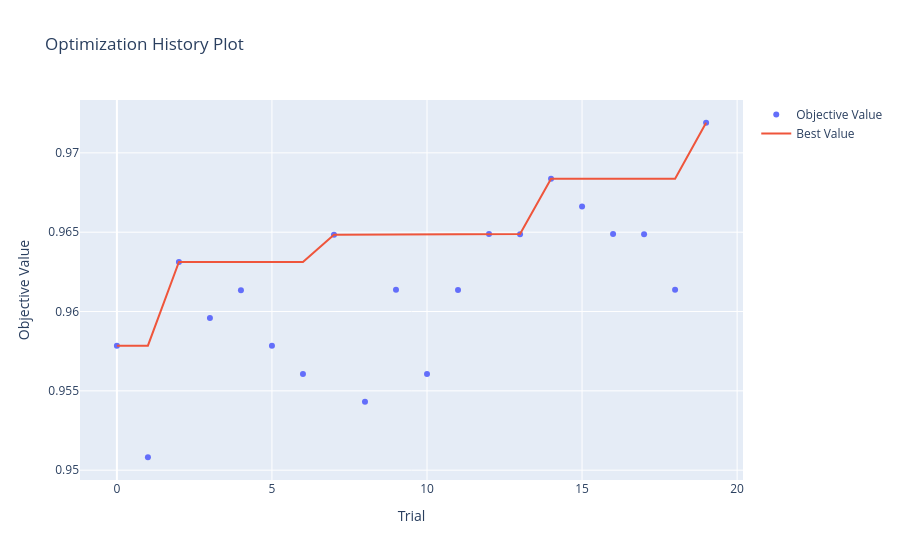
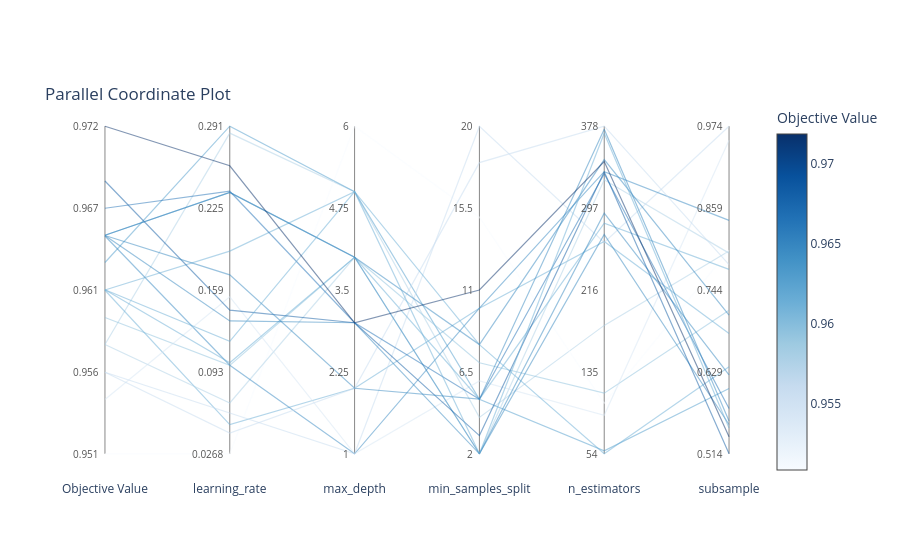
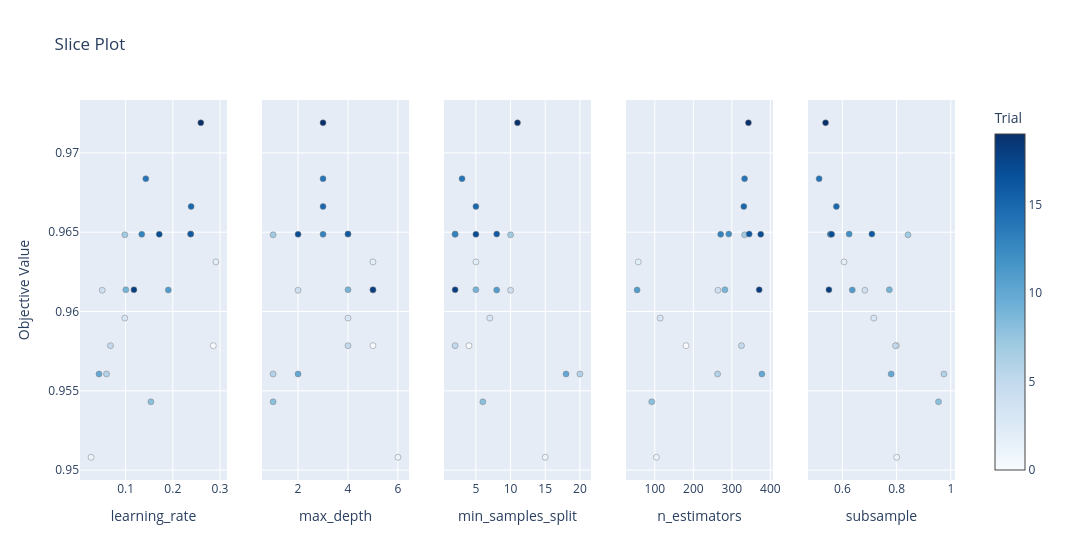

The notebook cell these images were saved under, in order:
### Code cell
# ---------------------------------------------------------------
# 5) Wizualizacje
# ---------------------------------------------------------------

from optuna.visualization import (
    plot_optimization_history,
    plot_parallel_coordinate,
    plot_slice,
    plot_contour,
    plot_param_importances,
    plot_intermediate_values,
    plot_edf,
    plot_timeline,
    plot_rank,
)

plot_optimization_history(study_sqlite).show()
plot_parallel_coordinate(study_sqlite).show()
plot_slice(study_sqlite).show()

# ---------------------------------------------------------------
# 6) Dashboard — komenda do uruchomienia w terminalu:
# ---------------------------------------------------------------
# optuna-dashboard sqlite:///gb_optuna.db

# ---------------------------------------------------------------
# 7) Porównanie wyników
# ---------------------------------------------------------------

print("===============================================")
print("PORÓWNANIE")
print("TPE (SQLite):   ", study_sqlite.best_value)
print("RandomSampler:   ", study_random.best_value)
print("===============================================")

### Figure 1 — Plotly figure (JSON) as saved in the notebook; plotly's stock layout.template omitted (floating-point values rounded to 4 significant figures)
{"data": [{"mode": "markers", "name": "Objective Value", "type": "scatter", "x": [0, 1, 2, 3, 4, 5, 6, 7, 8, 9, 10, 11, 12, 13, 14, 15, 16, 17, 18, 19], "y": [0.9578, 0.9508, 0.9631, 0.9596, 0.9613, 0.9578, 0.9561, 0.9648, 0.9543, 0.9614, 0.9561, 0.9614, 0.9649, 0.9649, 0.9684, 0.9666, 0.9649, 0.9649, 0.9614, 0.9719]}, {"mode": "lines", "name": "Best Value", "type": "scatter", "x": [0, 1, 2, 3, 4, 5, 6, 7, 8, 9, 10, 11, 12, 13, 14, 15, 16, 17, 18, 19], "y": [0.9578, 0.9578, 0.9631, 0.9631, 0.9631, 0.9631, 0.9631, 0.9648, 0.9648, 0.9648, 0.9648, 0.9648, 0.9649, 0.9649, 0.9684, 0.9684, 0.9684, 0.9684, 0.9684, 0.9719]}, {"marker": {"color": "#cccccc"}, "mode": "markers", "name": "Infeasible Trial", "showlegend": false, "type": "scatter", "x": [], "y": []}], "layout": {"title": {"text": "Optimization History Plot"}, "xaxis": {"title": {"text": "Trial"}}, "yaxis": {"title": {"text": "Objective Value"}}}}

### Figure 2 — Plotly figure (JSON) as saved in the notebook; plotly's stock layout.template omitted (floating-point values rounded to 4 significant figures)
{"data": [{"customdata": [["Objective Value", "0.958"], ["learning_rate", "0.286"], ["max_depth", "5"], ["min_samples_split", "4"], ["n_estimators", "181"], ["subsample", "0.799"]], "hovertemplate": "%{customdata[0]}: %{customdata[1]}<extra></extra>", "line": {"color": "rgb(171.2547864506624, 207.63328424153153, 229.63917525773184)", "dash": "solid", "width": 1.2}, "mode": "lines", "opacity": 0.5, "showlegend": false, "type": "scatter", "x": [0, 1, 2, 3, 4, 5], "y": [0.3336, 0.9789, 0.8, 0.1111, 0.392, 0.6194]}, {"customdata": [["Objective Value", "0.951"], ["learning_rate", "0.0268"], ["max_depth", "6"], ["min_samples_split", "15"], ["n_estimators", "104"], ["subsample", "0.801"]], "hovertemplate": "%{customdata[0]}: %{customdata[1]}<extra></extra>", "line": {"color": "rgb(247.0, 251.0, 255.0)", "dash": "solid", "width": 1.2}, "mode": "lines", "opacity": 0.5, "showlegend": false, "type": "scatter", "x": [0, 1, 2, 3, 4, 5], "y": [0, 0, 1, 0.7222, 0.1543, 0.622]}, {"customdata": [["Objective Value", "0.963"], ["learning_rate", "0.291"], ["max_depth", "5"], ["min_samples_split", "5"], ["n_estimators", "57"], ["subsample", "0.606"]], "hovertemplate": "%{customdata[0]}: %{customdata[1]}<extra></extra>", "line": {"color": "rgb(79.46539027982286, 155.19587628865952, 203.25478645066258)", "dash": "solid", "width": 1.2}, "mode": "lines", "opacity": 0.5, "showlegend": false, "type": "scatter", "x": [0, 1, 2, 3, 4, 5], "y": [0.5839, 1, 0.8, 0.1667, 0.009259, 0.1995]}, {"customdata": [["Objective Value", "0.96"], ["learning_rate", "0.0982"], ["max_depth", "4"], ["min_samples_split", "7"], ["n_estimators", "114"], ["subsample", "0.716"]], "hovertemplate": "%{customdata[0]}: %{customdata[1]}<extra></extra>", "line": {"color": "rgb(141.250368188513, 192.80412371134048, 221.38733431516948)", "dash": "solid", "width": 1.2}, "mode": "lines", "opacity": 0.5, "showlegend": false, "type": "scatter", "x": [0, 1, 2, 3, 4, 5], "y": [0.4161, 0.27, 0.6, 0.2778, 0.1852, 0.4382]}, {"customdata": [["Objective Value", "0.961"], ["learning_rate", "0.0505"], ["max_depth", "2"], ["min_samples_split", "10"], ["n_estimators", "264"], ["subsample", "0.683"]], "hovertemplate": "%{customdata[0]}: %{customdata[1]}<extra></extra>", "line": {"color": "rgb(107.30044182621518, 174.16494845360833, 214.06480117820328)", "dash": "solid", "width": 1.2}, "mode": "lines", "opacity": 0.5, "showlegend": false, "type": "scatter", "x": [0, 1, 2, 3, 4, 5], "y": [0.4993, 0.08928, 0.2, 0.4444, 0.6481, 0.3669]}, {"customdata": [["Objective Value", "0.958"], ["learning_rate", "0.0679"], ["max_depth", "4"], ["min_samples_split", "2"], ["n_estimators", "325"], ["subsample", "0.796"]], "hovertemplate": "%{customdata[0]}: %{customdata[1]}<extra></extra>", "line": {"color": "rgb(171.2547864506624, 207.63328424153153, 229.63917525773184)", "dash": "solid", "width": 1.2}, "mode": "lines", "opacity": 0.5, "showlegend": false, "type": "scatter", "x": [0, 1, 2, 3, 4, 5], "y": [0.3336, 0.1553, 0.6, 0, 0.8364, 0.6126]}, {"customdata": [["Objective Value", "0.956"], ["learning_rate", "0.0595"], ["max_depth", "1"], ["min_samples_split", "20"], ["n_estimators", "263"], ["subsample", "0.974"]], "hovertemplate": "%{customdata[0]}: %{customdata[1]}<extra></extra>", "line": {"color": "rgb(198.21207658321072, 219.14138438880715, 239.07069219440356)", "dash": "solid", "width": 1.2}, "mode": "lines", "opacity": 0.5, "showlegend": false, "type": "scatter", "x": [0, 1, 2, 3, 4, 5], "y": [0.2489, 0.1233, 0, 1, 0.6451, 1]}, {"customdata": [["Objective Value", "0.965"], ["learning_rate", "0.0983"], ["max_depth", "1"], ["min_samples_split", "10"], ["n_estimators", "333"], ["subsample", "0.842"]], "hovertemplate": "%{customdata[0]}: %{customdata[1]}<extra></extra>", "line": {"color": "rgb(55.45360824742316, 135.45360824742315, 192.5670103092786)", "dash": "solid", "width": 1.2}, "mode": "lines", "opacity": 0.5, "showlegend": false, "type": "scatter", "x": [0, 1, 2, 3, 4, 5], "y": [0.6649, 0.2704, 0, 0.4444, 0.8611, 0.7124]}, {"customdata": [["Objective Value", "0.954"], ["learning_rate", "0.154"], ["max_depth", "1"], ["min_samples_split", "6"], ["n_estimators", "92"], ["subsample", "0.955"]], "hovertemplate": "%{customdata[0]}: %{customdata[1]}<extra></extra>", "line": {"color": "rgb(214.1885125184097, 229.7923416789398, 244.3961708394699)", "dash": "solid", "width": 1.2}, "mode": "lines", "opacity": 0.5, "showlegend": false, "type": "scatter", "x": [0, 1, 2, 3, 4, 5], "y": [0.1657, 0.4794, 0, 0.2222, 0.1173, 0.957]}, {"customdata": [["Objective Value", "0.961"], ["learning_rate", "0.1"], ["max_depth", "4"], ["min_samples_split", "5"], ["n_estimators", "282"], ["subsample", "0.773"]], "hovertemplate": "%{customdata[0]}: %{customdata[1]}<extra></extra>", "line": {"color": "rgb(106.75846833578778, 173.83505154639164, 213.90574374079523)", "dash": "solid", "width": 1.2}, "mode": "lines", "opacity": 0.5, "showlegend": false, "type": "scatter", "x": [0, 1, 2, 3, 4, 5], "y": [0.5007, 0.2782, 0.6, 0.1667, 0.7037, 0.5629]}, {"customdata": [["Objective Value", "0.956"], ["learning_rate", "0.0436"], ["max_depth", "2"], ["min_samples_split", "18"], ["n_estimators", "378"], ["subsample", "0.78"]], "hovertemplate": "%{customdata[0]}: %{customdata[1]}<extra></extra>", "line": {"color": "rgb(198.21207658321072, 219.14138438880715, 239.07069219440356)", "dash": "solid", "width": 1.2}, "mode": "lines", "opacity": 0.5, "showlegend": false, "type": "scatter", "x": [0, 1, 2, 3, 4, 5], "y": [0.2489, 0.0633, 0.2, 0.8889, 1, 0.5774]}, {"customdata": [["Objective Value", "0.961"], ["learning_rate", "0.19"], ["max_depth", "5"], ["min_samples_split", "8"], ["n_estimators", "54"], ["subsample", "0.637"]], "hovertemplate": "%{customdata[0]}: %{customdata[1]}<extra></extra>", "line": {"color": "rgb(106.99999999999912, 173.9999999999994, 213.99999999999966)", "dash": "solid", "width": 1.2}, "mode": "lines", "opacity": 0.5, "showlegend": false, "type": "scatter", "x": [0, 1, 2, 3, 4, 5], "y": [0.5, 0.6187, 0.8, 0.3333, 0, 0.2658]}, {"customdata": [["Objective Value", "0.965"], ["learning_rate", "0.238"], ["max_depth", "4"], ["min_samples_split", "2"], ["n_estimators", "292"], ["subsample", "0.625"]], "hovertemplate": "%{customdata[0]}: %{customdata[1]}<extra></extra>", "line": {"color": "rgb(54.870397643591595, 134.8703976435916, 192.26656848306234)", "dash": "solid", "width": 1.2}, "mode": "lines", "opacity": 0.5, "showlegend": false, "type": "scatter", "x": [0, 1, 2, 3, 4, 5], "y": [0.6672, 0.7978, 0.6, 0, 0.7346, 0.2409]}, {"customdata": [["Objective Value", "0.965"], ["learning_rate", "0.134"], ["max_depth", "3"], ["min_samples_split", "2"], ["n_estimators", "271"], ["subsample", "0.556"]], "hovertemplate": "%{customdata[0]}: %{customdata[1]}<extra></extra>", "line": {"color": "rgb(55.06480117820351, 135.0648011782035, 192.36671575846847)", "dash": "solid", "width": 1.2}, "mode": "lines", "opacity": 0.5, "showlegend": false, "type": "scatter", "x": [0, 1, 2, 3, 4, 5], "y": [0.6664, 0.4057, 0.4, 0, 0.6698, 0.08954]}, {"customdata": [["Objective Value", "0.968"], ["learning_rate", "0.143"], ["max_depth", "3"], ["min_samples_split", "3"], ["n_estimators", "333"], ["subsample", "0.514"]], "hovertemplate": "%{customdata[0]}: %{customdata[1]}<extra></extra>", "line": {"color": "rgb(16.43151693667039, 91.7923416789381, 164.4315169366704)", "dash": "solid", "width": 1.2}, "mode": "lines", "opacity": 0.5, "showlegend": false, "type": "scatter", "x": [0, 1, 2, 3, 4, 5], "y": [0.8328, 0.4384, 0.4, 0.05556, 0.8611, 0]}, {"customdata": [["Objective Value", "0.967"], ["learning_rate", "0.239"], ["max_depth", "3"], ["min_samples_split", "5"], ["n_estimators", "331"], ["subsample", "0.578"]], "hovertemplate": "%{customdata[0]}: %{customdata[1]}<extra></extra>", "line": {"color": "rgb(33.09720176730492, 113.09720176730491, 181.05007363770252)", "dash": "solid", "width": 1.2}, "mode": "lines", "opacity": 0.5, "showlegend": false, "type": "scatter", "x": [0, 1, 2, 3, 4, 5], "y": [0.7496, 0.8015, 0.4, 0.1667, 0.8549, 0.1384]}, {"customdata": [["Objective Value", "0.965"], ["learning_rate", "0.238"], ["max_depth", "4"], ["min_samples_split", "8"], ["n_estimators", "345"], ["subsample", "0.709"]], "hovertemplate": "%{customdata[0]}: %{customdata[1]}<extra></extra>", "line": {"color": "rgb(54.870397643591595, 134.8703976435916, 192.26656848306234)", "dash": "solid", "width": 1.2}, "mode": "lines", "opacity": 0.5, "showlegend": false, "type": "scatter", "x": [0, 1, 2, 3, 4, 5], "y": [0.6672, 0.7978, 0.6, 0.3333, 0.8981, 0.4229]}, {"customdata": [["Objective Value", "0.965"], ["learning_rate", "0.171"], ["max_depth", "2"], ["min_samples_split", "5"], ["n_estimators", "375"], ["subsample", "0.561"]], "hovertemplate": "%{customdata[0]}: %{customdata[1]}<extra></extra>", "line": {"color": "rgb(55.06480117820351, 135.0648011782035, 192.36671575846847)", "dash": "solid", "width": 1.2}, "mode": "lines", "opacity": 0.5, "showlegend": false, "type": "scatter", "x": [0, 1, 2, 3, 4, 5], "y": [0.6664, 0.5461, 0.2, 0.1667, 0.9907, 0.1003]}, {"customdata": [["Objective Value", "0.961"], ["learning_rate", "0.118"], ["max_depth", "5"], ["min_samples_split", "2"], ["n_estimators", "371"], ["subsample", "0.551"]], "hovertemplate": "%{customdata[0]}: %{customdata[1]}<extra></extra>", "line": {"color": "rgb(106.75846833578778, 173.83505154639164, 213.90574374079523)", "dash": "solid", "width": 1.2}, "mode": "lines", "opacity": 0.5, "showlegend": false, "type": "scatter", "x": [0, 1, 2, 3, 4, 5], "y": [0.5007, 0.3433, 0.8, 0, 0.9784, 0.07866]}, {"customdata": [["Objective Value", "0.972"], ["learning_rate", "0.259"], ["max_depth", "3"], ["min_samples_split", "11"], ["n_estimators", "343"], ["subsample", "0.538"]], "hovertemplate": "%{customdata[0]}: %{customdata[1]}<extra></extra>", "line": {"color": "rgb(8.0, 48.0, 107.0)", "dash": "solid", "width": 1.2}, "mode": "lines", "opacity": 0.5, "showlegend": false, "type": "scatter", "x": [0, 1, 2, 3, 4, 5], "y": [1, 0.8792, 0.4, 0.5, 0.892, 0.05181]}, {"hoverinfo": "skip", "marker": {"cmax": 0.9719, "cmin": 0.9508, "color": [0.9508, 0.9719], "colorbar": {"title": {"text": "Objective Value"}}, "colorscale": [[0, "rgb(247,251,255)"], [0.125, "rgb(222,235,247)"], [0.25, "rgb(198,219,239)"], [0.375, "rgb(158,202,225)"], [0.5, "rgb(107,174,214)"], [0.625, "rgb(66,146,198)"], [0.75, "rgb(33,113,181)"], [0.875, "rgb(8,81,156)"], [1, "rgb(8,48,107)"]], "reversescale": false, "showscale": true}, "mode": "markers", "showlegend": false, "type": "scatter", "x": [null, null], "y": [null, null]}], "layout": {"annotations": [{"font": {"color": "#555", "size": 10}, "showarrow": false, "text": "0.951", "x": 0, "xanchor": "right", "xshift": -4, "y": 0}, {"font": {"color": "#555", "size": 10}, "showarrow": false, "text": "0.956", "x": 0, "xanchor": "right", "xshift": -4, "y": 0.25}, {"font": {"color": "#555", "size": 10}, "showarrow": false, "text": "0.961", "x": 0, "xanchor": "right", "xshift": -4, "y": 0.5}, {"font": {"color": "#555", "size": 10}, "showarrow": false, "text": "0.967", "x": 0, "xanchor": "right", "xshift": -4, "y": 0.75}, {"font": {"color": "#555", "size": 10}, "showarrow": false, "text": "0.972", "x": 0, "xanchor": "right", "xshift": -4, "y": 1}, {"font": {"color": "#555", "size": 10}, "showarrow": false, "text": "0.0268", "x": 1, "xanchor": "right", "xshift": -4, "y": 0}, {"font": {"color": "#555", "size": 10}, "showarrow": false, "text": "0.093", "x": 1, "xanchor": "right", "xshift": -4, "y": 0.25}, {"font": {"color": "#555", "size": 10}, "showarrow": false, "text": "0.159", "x": 1, "xanchor": "right", "xshift": -4, "y": 0.5}, {"font": {"color": "#555", "size": 10}, "showarrow": false, "text": "0.225", "x": 1, "xanchor": "right", "xshift": -4, "y": 0.75}, {"font": {"color": "#555", "size": 10}, "showarrow": false, "text": "0.291", "x": 1, "xanchor": "right", "xshift": -4, "y": 1}, {"font": {"color": "#555", "size": 10}, "showarrow": false, "text": "1", "x": 2, "xanchor": "right", "xshift": -4, "y": 0}, {"font": {"color": "#555", "size": 10}, "showarrow": false, "text": "2.25", "x": 2, "xanchor": "right", "xshift": -4, "y": 0.25}, {"font": {"color": "#555", "size": 10}, "showarrow": false, "text": "3.5", "x": 2, "xanchor": "right", "xshift": -4, "y": 0.5}, {"font": {"color": "#555", "size": 10}, "showarrow": false, "text": "4.75", "x": 2, "xanchor": "right", "xshift": -4, "y": 0.75}, {"font": {"color": "#555", "size": 10}, "showarrow": false, "text": "6", "x": 2, "xanchor": "right", "xshift": -4, "y": 1}, {"font": {"color": "#555", "size": 10}, "showarrow": false, "text": "2", "x": 3, "xanchor": "right", "xshift": -4, "y": 0}, {"font": {"color": "#555", "size": 10}, "showarrow": false, "text": "6.5", "x": 3, "xanchor": "right", "xshift": -4, "y": 0.25}, {"font": {"color": "#555", "size": 10}, "showarrow": false, "text": "11", "x": 3, "xanchor": "right", "xshift": -4, "y": 0.5}, {"font": {"color": "#555", "size": 10}, "showarrow": false, "text": "15.5", "x": 3, "xanchor": "right", "xshift": -4, "y": 0.75}, {"font": {"color": "#555", "size": 10}, "showarrow": false, "text": "20", "x": 3, "xanchor": "right", "xshift": -4, "y": 1}, {"font": {"color": "#555", "size": 10}, "showarrow": false, "text": "54", "x": 4, "xanchor": "right", "xshift": -4, "y": 0}, {"font": {"color": "#555", "size": 10}, "showarrow": false, "text": "135", "x": 4, "xanchor": "right", "xshift": -4, "y": 0.25}, {"font": {"color": "#555", "size": 10}, "showarrow": false, "text": "216", "x": 4, "xanchor": "right", "xshift": -4, "y": 0.5}, {"font": {"color": "#555", "size": 10}, "showarrow": false, "text": "297", "x": 4, "xanchor": "right", "xshift": -4, "y": 0.75}, {"font": {"color": "#555", "size": 10}, "showarrow": false, "text": "378", "x": 4, "xanchor": "right", "xshift": -4, "y": 1}, {"font": {"color": "#555", "size": 10}, "showarrow": false, "text": "0.514", "x": 5, "xanchor": "right", "xshift": -4, "y": 0}, {"font": {"color": "#555", "size": 10}, "showarrow": false, "text": "0.629", "x": 5, "xanchor": "right", "xshift": -4, "y": 0.25}, {"font": {"color": "#555", "size": 10}, "showarrow": false, "text": "0.744", "x": 5, "xanchor": "right", "xshift": -4, "y": 0.5}, {"font": {"color": "#555", "size": 10}, "showarrow": false, "text": "0.859", "x": 5, "xanchor": "right", "xshift": -4, "y": 0.75}, {"font": {"color": "#555", "size": 10}, "showarrow": false, "text": "0.974", "x": 5, "xanchor": "right", "xshift": -4, "y": 1}], "hovermode": "closest", "legend": {"orientation": "h", "x": 1, "xanchor": "right", "y": 1, "yanchor": "bottom"}, "plot_bgcolor": "white", "shapes": [{"layer": "below", "line": {"color": "#888", "width": 1}, "type": "line", "x0": 0, "x1": 0, "y0": 0, "y1": 1}, {"layer": "below", "line": {"color": "#888", "width": 1}, "type": "line", "x0": 1, "x1": 1, "y0": 0, "y1": 1}, {"layer": "below", "line": {"color": "#888", "width": 1}, "type": "line", "x0": 2, "x1": 2, "y0": 0, "y1": 1}, {"layer": "below", "line": {"color": "#888", "width": 1}, "type": "line", "x0": 3, "x1": 3, "y0": 0, "y1": 1}, {"layer": "below", "line": {"color": "#888", "width": 1}, "type": "line", "x0": 4, "x1": 4, "y0": 0, "y1": 1}, {"layer": "below", "line": {"color": "#888", "width": 1}, "type": "line", "x0": 5, "x1": 5, "y0": 0, "y1": 1}], "title": {"text": "Parallel Coordinate Plot", "y": 1, "yanchor": "bottom", "yref": "paper"}, "xaxis": {"range": [-0.2, 5.2], "showgrid": false, "tickmode": "array", "ticktext": ["Objective Value", "learning_rate", "max_depth", "min_samples_split", "n_estimators", "subsample"], "tickvals": [0, 1, 2, 3, 4, 5], "zeroline": false}, "yaxis": {"fixedrange": true, "range": [-0.08, 1.08], "visible": false}}}

### Figure 3 — Plotly figure (JSON) as saved in the notebook; plotly's stock layout.template omitted (floating-point values rounded to 4 significant figures)
{"data": [{"marker": {"color": [0, 1, 2, 3, 4, 5, 6, 7, 8, 9, 10, 11, 12, 13, 14, 15, 16, 17, 18, 19], "colorbar": {"title": {"text": "Trial"}, "x": 1, "xpad": 40}, "colorscale": [[0, "rgb(247,251,255)"], [0.125, "rgb(222,235,247)"], [0.25, "rgb(198,219,239)"], [0.375, "rgb(158,202,225)"], [0.5, "rgb(107,174,214)"], [0.625, "rgb(66,146,198)"], [0.75, "rgb(33,113,181)"], [0.875, "rgb(8,81,156)"], [1, "rgb(8,48,107)"]], "line": {"color": "Grey", "width": 0.5}, "showscale": true}, "mode": "markers", "name": "Feasible Trial", "showlegend": false, "type": "scatter", "x": [0.2857, 0.02684, 0.2913, 0.09823, 0.05045, 0.06791, 0.05945, 0.09834, 0.1536, 0.1004, 0.04358, 0.1904, 0.2378, 0.1341, 0.1428, 0.2388, 0.2378, 0.1713, 0.1176, 0.2593], "xaxis": "x", "y": [0.9578, 0.9508, 0.9631, 0.9596, 0.9613, 0.9578, 0.9561, 0.9648, 0.9543, 0.9614, 0.9561, 0.9614, 0.9649, 0.9649, 0.9684, 0.9666, 0.9649, 0.9649, 0.9614, 0.9719], "yaxis": "y"}, {"marker": {"color": [0, 1, 2, 3, 4, 5, 6, 7, 8, 9, 10, 11, 12, 13, 14, 15, 16, 17, 18, 19], "colorbar": {"title": {"text": "Trial"}, "x": 1, "xpad": 40}, "colorscale": [[0, "rgb(247,251,255)"], [0.125, "rgb(222,235,247)"], [0.25, "rgb(198,219,239)"], [0.375, "rgb(158,202,225)"], [0.5, "rgb(107,174,214)"], [0.625, "rgb(66,146,198)"], [0.75, "rgb(33,113,181)"], [0.875, "rgb(8,81,156)"], [1, "rgb(8,48,107)"]], "line": {"color": "Grey", "width": 0.5}, "showscale": false}, "mode": "markers", "name": "Feasible Trial", "showlegend": false, "type": "scatter", "x": [5, 6, 5, 4, 2, 4, 1, 1, 1, 4, 2, 5, 4, 3, 3, 3, 4, 2, 5, 3], "xaxis": "x2", "y": [0.9578, 0.9508, 0.9631, 0.9596, 0.9613, 0.9578, 0.9561, 0.9648, 0.9543, 0.9614, 0.9561, 0.9614, 0.9649, 0.9649, 0.9684, 0.9666, 0.9649, 0.9649, 0.9614, 0.9719], "yaxis": "y2"}, {"marker": {"color": [0, 1, 2, 3, 4, 5, 6, 7, 8, 9, 10, 11, 12, 13, 14, 15, 16, 17, 18, 19], "colorbar": {"title": {"text": "Trial"}, "x": 1, "xpad": 40}, "colorscale": [[0, "rgb(247,251,255)"], [0.125, "rgb(222,235,247)"], [0.25, "rgb(198,219,239)"], [0.375, "rgb(158,202,225)"], [0.5, "rgb(107,174,214)"], [0.625, "rgb(66,146,198)"], [0.75, "rgb(33,113,181)"], [0.875, "rgb(8,81,156)"], [1, "rgb(8,48,107)"]], "line": {"color": "Grey", "width": 0.5}, "showscale": false}, "mode": "markers", "name": "Feasible Trial", "showlegend": false, "type": "scatter", "x": [4, 15, 5, 7, 10, 2, 20, 10, 6, 5, 18, 8, 2, 2, 3, 5, 8, 5, 2, 11], "xaxis": "x3", "y": [0.9578, 0.9508, 0.9631, 0.9596, 0.9613, 0.9578, 0.9561, 0.9648, 0.9543, 0.9614, 0.9561, 0.9614, 0.9649, 0.9649, 0.9684, 0.9666, 0.9649, 0.9649, 0.9614, 0.9719], "yaxis": "y3"}, {"marker": {"color": [0, 1, 2, 3, 4, 5, 6, 7, 8, 9, 10, 11, 12, 13, 14, 15, 16, 17, 18, 19], "colorbar": {"title": {"text": "Trial"}, "x": 1, "xpad": 40}, "colorscale": [[0, "rgb(247,251,255)"], [0.125, "rgb(222,235,247)"], [0.25, "rgb(198,219,239)"], [0.375, "rgb(158,202,225)"], [0.5, "rgb(107,174,214)"], [0.625, "rgb(66,146,198)"], [0.75, "rgb(33,113,181)"], [0.875, "rgb(8,81,156)"], [1, "rgb(8,48,107)"]], "line": {"color": "Grey", "width": 0.5}, "showscale": false}, "mode": "markers", "name": "Feasible Trial", "showlegend": false, "type": "scatter", "x": [181, 104, 57, 114, 264, 325, 263, 333, 92, 282, 378, 54, 292, 271, 333, 331, 345, 375, 371, 343], "xaxis": "x4", "y": [0.9578, 0.9508, 0.9631, 0.9596, 0.9613, 0.9578, 0.9561, 0.9648, 0.9543, 0.9614, 0.9561, 0.9614, 0.9649, 0.9649, 0.9684, 0.9666, 0.9649, 0.9649, 0.9614, 0.9719], "yaxis": "y4"}, {"marker": {"color": [0, 1, 2, 3, 4, 5, 6, 7, 8, 9, 10, 11, 12, 13, 14, 15, 16, 17, 18, 19], "colorbar": {"title": {"text": "Trial"}, "x": 1, "xpad": 40}, "colorscale": [[0, "rgb(247,251,255)"], [0.125, "rgb(222,235,247)"], [0.25, "rgb(198,219,239)"], [0.375, "rgb(158,202,225)"], [0.5, "rgb(107,174,214)"], [0.625, "rgb(66,146,198)"], [0.75, "rgb(33,113,181)"], [0.875, "rgb(8,81,156)"], [1, "rgb(8,48,107)"]], "line": {"color": "Grey", "width": 0.5}, "showscale": false}, "mode": "markers", "name": "Feasible Trial", "showlegend": false, "type": "scatter", "x": [0.7993, 0.8006, 0.6062, 0.716, 0.6832, 0.7962, 0.9744, 0.8421, 0.9547, 0.7734, 0.78, 0.6367, 0.6252, 0.5556, 0.5144, 0.578, 0.709, 0.5605, 0.5506, 0.5382], "xaxis": "x5", "y": [0.9578, 0.9508, 0.9631, 0.9596, 0.9613, 0.9578, 0.9561, 0.9648, 0.9543, 0.9614, 0.9561, 0.9614, 0.9649, 0.9649, 0.9684, 0.9666, 0.9649, 0.9649, 0.9614, 0.9719], "yaxis": "y5"}], "layout": {"title": {"text": "Slice Plot"}, "width": 1500, "xaxis": {"anchor": "y", "domain": [0, 0.168], "title": {"text": "learning_rate"}}, "xaxis2": {"anchor": "y2", "domain": [0.208, 0.376], "title": {"text": "max_depth"}}, "xaxis3": {"anchor": "y3", "domain": [0.416, 0.584], "title": {"text": "min_samples_split"}}, "xaxis4": {"anchor": "y4", "domain": [0.624, 0.792], "title": {"text": "n_estimators"}}, "xaxis5": {"anchor": "y5", "domain": [0.832, 1], "title": {"text": "subsample"}}, "yaxis": {"anchor": "x", "domain": [0, 1], "title": {"text": "Objective Value"}}, "yaxis2": {"anchor": "x2", "domain": [0, 1], "matches": "y", "showticklabels": false}, "yaxis3": {"anchor": "x3", "domain": [0, 1], "matches": "y", "showticklabels": false}, "yaxis4": {"anchor": "x4", "domain": [0, 1], "matches": "y", "showticklabels": false}, "yaxis5": {"anchor": "x5", "domain": [0, 1], "matches": "y", "showticklabels": false}}}
